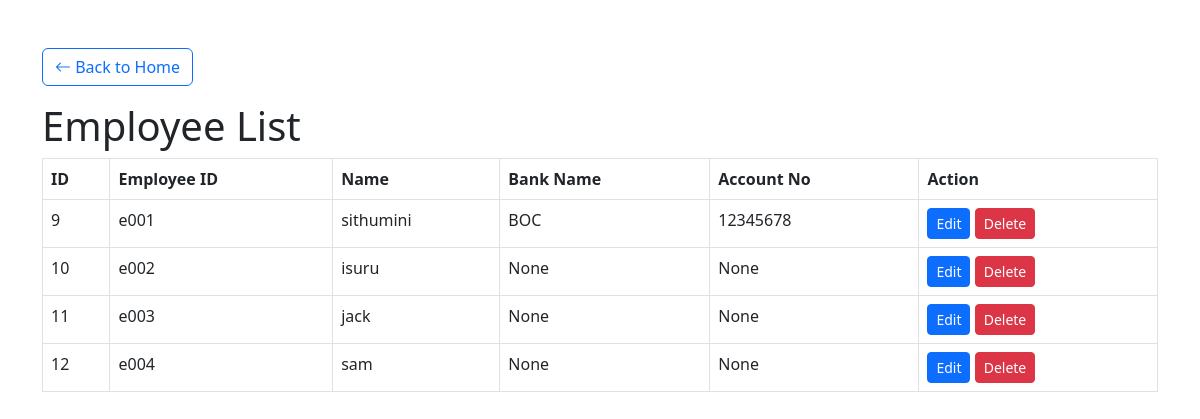
The app's page /view-employee/, older data.
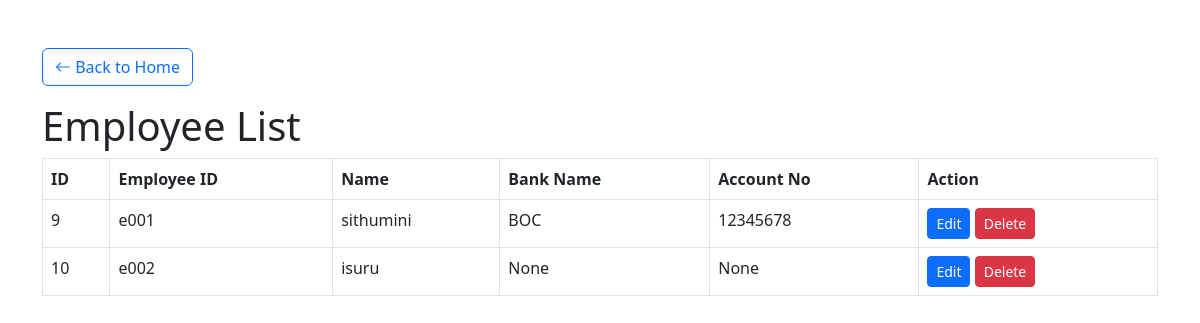
The same page, newer data.
### paysheet/models.py (models this page shows, shortened)
class Employee(models.Model):
    employee_id = models.CharField(max_length=20, unique=True,default="")
    name = models.CharField(max_length=100)
    bank_name = models.CharField(max_length=100, null=True, blank=True)  # Add bank_name field
    account_number = models.CharField(max_length=20, null=True, blank=True)

### paysheet/views.py (the view)
# urls.py: path('view-employee/', views.employees, name="employees"),
def employees(request):
    form = Employee.objects.all()
    context = {'form':form}
    return render(request, 'view-employee.html', context)

### templates/view-employee.html (shortened to what this page needs)
<!DOCTYPE html>
<html lang="en">
<head>
    <link href="https://cdn.jsdelivr.net/npm/bootstrap@5.3.0-alpha1/dist/css/bootstrap.min.css" rel="stylesheet">
    <link href="https://cdn.jsdelivr.net/npm/bootstrap-icons/font/bootstrap-icons.css" rel="stylesheet">
</head>
<body>
    <div class="container mt-5">
        <a href="/" class="btn btn-outline-primary mb-3"><i class="bi bi-arrow-left"></i> Back to Home</a>
        <h1>Employee List</h1>
        <div class="table-responsive">
            <table class="table table-bordered">
                <thead>
                    <tr>
                        <th>ID</th>
                        <th>Employee ID</th>
                        <th>Name</th>
                        <th>Bank Name</th>
                        <th>Account No</th>
                        <th>Action</th>
                    </tr>
                </thead>
                <tbody>
                    {% for data in form %}
                    <tr>
                        <td>{{ data.id }}</td>
                        <td>{{ data.employee_id }}</td>
                        <td>{{ data.name }}</td>
                        <td>{{ data.bank_name }}</td>
                        <td>{{ data.account_number }}</td>
                        <td>
                            <a href="{% url 'edit-emp' data.id %}" class="btn btn-primary btn-sm">Edit</a>
                            <a href="{% url 'delete-emp' data.id %}" class="btn btn-danger btn-sm">Delete</a>
                        </td>
                    </tr>
                    {% endfor %}
                </tbody>
            </table>
        </div>
    </div>
</body>
</html>

Row changes from the older to the newer data that the page shows:
removed Employee: id "11", employee_id "e003", name "jack", bank_name "None", account_number "None"
removed Employee: id "12", employee_id "e004", name "sam", bank_name "None", account_number "None"
